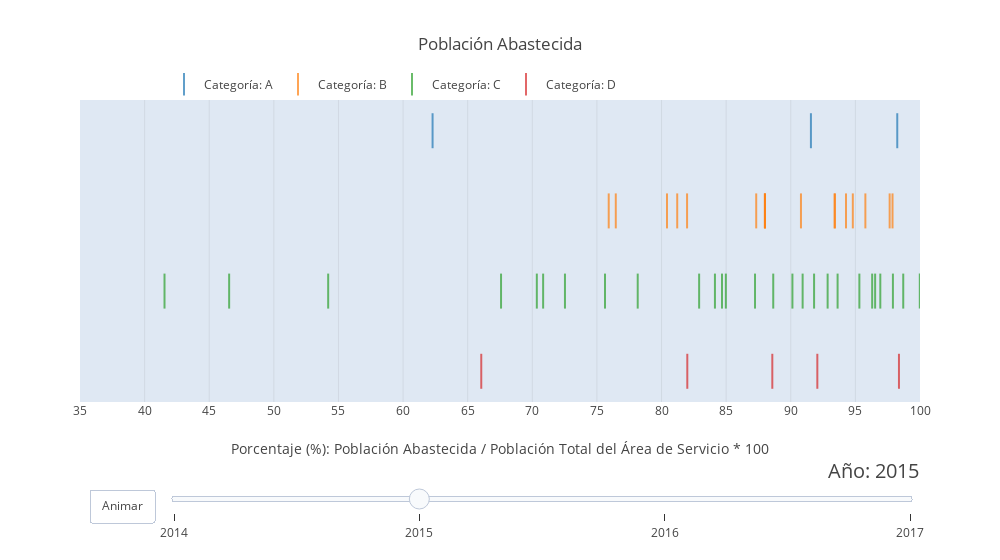

Write notebook code for a chart like this one.
### Markdown cell above
<b>CHART LAYOUT</b>

### Code cell
animation_settings = dict(
    frame = dict(duration=1200, redraw=False),
    fromcurrent = False,
    transition = dict(duration=1200, easing='cubic-in-out'),
)

def make_step(year):
    return dict(
        method = 'animate',  
        args = [[year], animation_settings],
        label= year
    )
steps = [make_step(str(year)) for year in years] 

sliders = [dict(
    active = 1,
    currentvalue = {
        'prefix': 'Año: ',
        'font': {'size': 20},
        'visible': True,
        'xanchor': 'right'
    },
    steps = steps,
    yanchor= 'top',
    xanchor= 'left',
    pad= {'b': 10, 't': 50},
    len= 0.9,
    x= 0.1,
    y= 0,
)]

updatemenus = [dict(
    buttons= [dict(
        args= [[str(y) for y in years], animation_settings],
        label= 'Animar',
        method= 'animate',
    )],
    direction= 'left',
    pad= dict(r=10, t=87),
    showactive= False,
    type= 'buttons',
    x= 0.1,
    y= 0,
    xanchor= 'right',
    yanchor= 'top',
)]

layout = go.Layout(
    title='Población Abastecida',
    hovermode='closest',
    width=1000,
    legend=dict(x=.1, y=1.1, orientation='h'),
    xaxis=dict(
        title='Porcentaje (%): Población Abastecida / Población Total del Área de Servicio * 100',
        range=[35,100],
        autorange=False,
        tickmode='linear',
        tick0 = 35,
        dtick = 5,
    ),
    yaxis=dict(visible=False),
#     xaxis={'title':f'Variable {str(xi)}: {xname} ({xunit})'},
#     yaxis={'title':f'Variable {str(yi)}: {yname} ({yunit})'},
    plot_bgcolor='#dfe8f3',
    sliders= sliders,
    updatemenus = updatemenus,
)

figure = go.Figure(data=base_data, frames=frames, layout=layout)
iplot(figure)

### Figure 1 — Plotly figure (JSON) as saved in the notebook; plotly's stock layout.template omitted (floating-point values rounded to 4 significant figures)
{"data": [{"hoverinfo": "text", "marker": {"line": {"color": "#1f77b4", "width": 2}, "opacity": 0.7, "size": 25, "symbol": "line-ns"}, "mode": "markers", "name": "Categoría: A", "text": ["EPSAS<br>91.56%<br>Población Abastecida: 2030273.0<br>Población Total: 2217437.0", "SAGUAPAC<br>98.24%<br>Población Abastecida: 1383348.0<br>Población Total: 1408130.0", "SEMAPA<br>62.28%<br>Población Abastecida: 351035.0<br>Población Total: 563622.0"], "type": "scatter", "uid": "3cd24ca8-cf66-11e8-bd70-f0761c9f65e1", "x": [91.56, 98.24, 62.28], "y": [4, 4, 4]}, {"hoverinfo": "text", "marker": {"line": {"color": "#ff7f0e", "width": 2}, "opacity": 0.7, "size": 25, "symbol": "line-ns"}, "mode": "markers", "name": "Categoría: B", "text": ["AAPOS<br>94.80%<br>Población Abastecida: 188237.0<br>Población Total: 198560.0", "BUSTILLO<br>75.91%<br>Población Abastecida: 38576.0<br>Población Total: 50816.0", "CAPAG<br>81.21%<br>Población Abastecida: 42085.0<br>Población Total: 51820.0", "COATRI<br>80.42%<br>Población Abastecida: 60106.0<br>Población Total: 74736.0", "COOPAGUAS<br>90.79%<br>Población Abastecida: 140192.0<br>Población Total: 154416.0", "COOPAPPI<br>93.39%<br>Población Abastecida: 69880.0<br>Población Total: 74830.0", "COOPLAN<br>81.98%<br>Población Abastecida: 159998.0<br>Población Total: 195178.0", "COSAALT<br>97.87%<br>Población Abastecida: 221870.0<br>Población Total: 226690.0", "COSMOL<br>97.65%<br>Población Abastecida: 128810.0<br>Población Total: 131908.0", "COSPAIL<br>94.27%<br>Población Abastecida: 87759.0<br>Población Total: 93089.0", "ELAPAS<br>88.00%<br>Población Abastecida: 265403.0<br>Población Total: 301592.0", "EMAPAS<br>nan%<br>Población Abastecida: nan<br>Población Total: 101427.0", "EMAPAV<br>88.00%<br>Población Abastecida: 44040.0<br>Población Total: 50043.0", "EMAPYC<br>88.00%<br>Población Abastecida: 59961.0<br>Población Total: 68141.0", "EPSA COBIJA<br>76.46%<br>Población Abastecida: 42200.0<br>Población Total: 55193.0", "MANCHACO<br>95.77%<br>Población Abastecida: 52303.0<br>Población Total: 54611.0", "SAJUBA<br>87.33%<br>Población Abastecida: 86652.0<br>Población Total: 99228.0", "SELA<br>93.42%<br>Población Abastecida: 251491.0<br>Población Total: 269191.0"], "type": "scatter", "uid": "3cd24ca9-cf66-11e8-adf8-f0761c9f65e1", "x": [94.8, 75.91, 81.21, 80.42, 90.79, 93.39, 81.98, 97.87, 97.65, 94.27, 88.0, 0, 88.0, 88.0, 76.46, 95.77, 87.33, 93.42], "y": [3, 3, 3, 3, 3, 3, 3, 3, 3, 3, 3, 3, 3, 3, 3, 3, 3, 3]}, {"hoverinfo": "text", "marker": {"line": {"color": "#2ca02c", "width": 2}, "opacity": 0.7, "size": 25, "symbol": "line-ns"}, "mode": "markers", "name": "Categoría: C", "text": ["CAPU<br>91.80%<br>Población Abastecida: 27240.0<br>Población Total: 29672.0", "COMAYO<br>78.16%<br>Población Abastecida: 9875.0<br>Población Total: 12635.0", "COOPAGUAB<br>67.58%<br>Población Abastecida: 8670.0<br>Población Total: 12829.0", "COOPLIM<br>90.92%<br>Población Abastecida: 14075.0<br>Población Total: 15481.0", "COOSIV<br>70.35%<br>Población Abastecida: 24200.0<br>Población Total: 34400.0", "COOSPELCAR<br>82.91%<br>Población Abastecida: 36020.0<br>Población Total: 43445.0", "COSAJU<br>54.20%<br>Población Abastecida: 8670.0<br>Población Total: 15995.0", "COSAP<br>70.84%<br>Población Abastecida: 26415.0<br>Población Total: 37289.0", "COSAPAC<br>96.53%<br>Población Abastecida: 23051.0<br>Población Total: 23880.0", "COSAPSI<br>75.62%<br>Población Abastecida: 7725.0<br>Población Total: 10215.0", "COSCHAL<br>72.53%<br>Población Abastecida: 19720.0<br>Población Total: 27190.0", "COSEPA<br>99.98%<br>Población Abastecida: 25443.0<br>Población Total: 25447.0", "COSEPA<br>84.68%<br>Población Abastecida: 21000.0<br>Población Total: 24800.0", "COSIMBO<br>88.64%<br>Población Abastecida: 12645.0<br>Población Total: 14265.0", "COSMIN<br>87.23%<br>Población Abastecida: 18075.0<br>Población Total: 20720.0", "COSMON<br>97.90%<br>Población Abastecida: 17748.0<br>Población Total: 18128.0", "COSPHUL<br>96.93%<br>Población Abastecida: 20074.0<br>Población Total: 20710.0", "COSPUGEBUL<br>90.13%<br>Población Abastecida: 33450.0<br>Población Total: 37114.0", "EMAAB<br>84.13%<br>Población Abastecida: 35803.0<br>Población Total: 42556.0", "EMAPA<br>46.54%<br>Población Abastecida: 11485.0<br>Población Total: 24677.0", "EMPSAAT<br>95.31%<br>Población Abastecida: 22936.0<br>Población Total: 24065.0", "EMSABAV<br>92.85%<br>Población Abastecida: 41828.0<br>Población Total: 45048.0", "FLORIDA<br>41.54%<br>Población Abastecida: 4350.0<br>Población Total: 10472.0", "LA GUARDIA<br>93.62%<br>Población Abastecida: 14933.0<br>Población Total: 15950.0", "LA PORTEÑA<br>98.70%<br>Población Abastecida: 22990.0<br>Población Total: 23292.0", "SAMAPAR<br>84.98%<br>Población Abastecida: 12030.0<br>Población Total: 14157.0", "SEAPAS<br>96.30%<br>Población Abastecida: 32208.0<br>Población Total: 33446.0"], "type": "scatter", "uid": "3cd24caa-cf66-11e8-b364-f0761c9f65e1", "x": [91.8, 78.16, 67.58, 90.92, 70.35, 82.91, 54.2, 70.84, 96.53, 75.62, 72.53, 99.98, 84.68, 88.64, 87.23, 97.9, 96.93, 90.13, 84.13, 46.54, 95.31, 92.85, 41.54, 93.62, 98.7, 84.98, 96.3], "y": [2, 2, 2, 2, 2, 2, 2, 2, 2, 2, 2, 2, 2, 2, 2, 2, 2, 2, 2, 2, 2, 2, 2, 2, 2, 2, 2]}, {"hoverinfo": "text", "marker": {"line": {"color": "#d62728", "width": 2}, "opacity": 0.7, "size": 25, "symbol": "line-ns"}, "mode": "markers", "name": "Categoría: D", "text": ["CAPSCH<br>81.99%<br>Población Abastecida: 7568.0<br>Población Total: 9230.0", "COAPAS VINTO<br>92.05%<br>Población Abastecida: 8238.0<br>Población Total: 8949.0", "COOAPASH<br>nan%<br>Población Abastecida: nan<br>Población Total: 7611.0", "COSEPFA<br>nan%<br>Población Abastecida: nan<br>Población Total: 6686.0", "COSEPP<br>88.57%<br>Población Abastecida: 6045.0<br>Población Total: 6825.0", "COSERCA<br>98.37%<br>Población Abastecida: 7431.0<br>Población Total: 7554.0", "COSSAJA<br>66.05%<br>Población Abastecida: 6605.0<br>Población Total: 10000.0"], "type": "scatter", "uid": "3cd24cab-cf66-11e8-826c-f0761c9f65e1", "x": [81.99, 92.05, 0, 0, 88.57, 98.37, 66.05], "y": [1, 1, 1, 1, 1, 1, 1]}], "layout": {"hovermode": "closest", "legend": {"orientation": "h", "x": 0.1, "y": 1.1}, "plot_bgcolor": "#dfe8f3", "sliders": [{"active": 1, "currentvalue": {"font": {"size": 20}, "prefix": "Año: ", "visible": true, "xanchor": "right"}, "len": 0.9, "pad": {"b": 10, "t": 50}, "steps": [{"args": [["2014"], {"frame": {"duration": 1200, "redraw": false}, "fromcurrent": false, "transition": {"duration": 1200, "easing": "cubic-in-out"}}], "label": "2014", "method": "animate"}, {"args": [["2015"], {"frame": {"duration": 1200, "redraw": false}, "fromcurrent": false, "transition": {"duration": 1200, "easing": "cubic-in-out"}}], "label": "2015", "method": "animate"}, {"args": [["2016"], {"frame": {"duration": 1200, "redraw": false}, "fromcurrent": false, "transition": {"duration": 1200, "easing": "cubic-in-out"}}], "label": "2016", "method": "animate"}, {"args": [["2017"], {"frame": {"duration": 1200, "redraw": false}, "fromcurrent": false, "transition": {"duration": 1200, "easing": "cubic-in-out"}}], "label": "2017", "method": "animate"}], "x": 0.1, "xanchor": "left", "y": 0, "yanchor": "top"}], "title": "Población Abastecida", "updatemenus": [{"buttons": [{"args": [["2014", "2015", "2016", "2017"], {"frame": {"duration": 1200, "redraw": false}, "fromcurrent": false, "transition": {"duration": 1200, "easing": "cubic-in-out"}}], "label": "Animar", "method": "animate"}], "direction": "left", "pad": {"r": 10, "t": 87}, "showactive": false, "type": "buttons", "x": 0.1, "xanchor": "right", "y": 0, "yanchor": "top"}], "width": 1000, "xaxis": {"autorange": false, "dtick": 5, "range": [35, 100], "tick0": 35, "tickmode": "linear", "title": "Porcentaje (%): Población Abastecida / Población Total del Área de Servicio * 100"}, "yaxis": {"visible": false}}}
